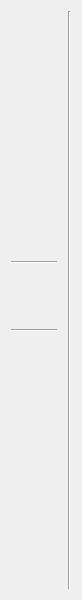
<?xml version="1.0" encoding="UTF-8"?>
<ui version="4.0">
 <class>Navbar_compact</class>
 <widget class="QWidget" name="Navbar_compact">
  <property name="geometry">
   <rect>
    <x>0</x>
    <y>0</y>
    <width>82</width>
    <height>600</height>
   </rect>
  </property>
  <property name="windowTitle">
   <string>Form</string>
  </property>
  <layout class="QHBoxLayout" name="horizontalLayout_2">
   <item>
    <layout class="QVBoxLayout" name="verticalLayout_2">
     <item>
      <spacer name="verticalSpacer">
       <property name="orientation">
        <enum>Qt::Vertical</enum>
       </property>
       <property name="sizeType">
        <enum>QSizePolicy::Maximum</enum>
       </property>
       <property name="sizeHint" stdset="0">
        <size>
         <width>20</width>
         <height>20</height>
        </size>
       </property>
      </spacer>
     </item>
     <item>
      <widget class="QPushButton" name="user">
       <property name="text">
        <string/>
       </property>
       <property name="icon">
        <iconset resource="../stylesheet.qrc">
         <normaloff>:/resourcen/icons/account.svg</normaloff>:/resourcen/icons/account.svg</iconset>
       </property>
       <property name="iconSize">
        <size>
         <width>28</width>
         <height>28</height>
        </size>
       </property>
       <property name="flat">
        <bool>true</bool>
       </property>
      </widget>
     </item>
     <item>
      <spacer name="verticalSpacer_2">
       <property name="orientation">
        <enum>Qt::Vertical</enum>
       </property>
       <property name="sizeType">
        <enum>QSizePolicy::Expanding</enum>
       </property>
       <property name="sizeHint" stdset="0">
        <size>
         <width>20</width>
         <height>40</height>
        </size>
       </property>
      </spacer>
     </item>
     <item>
      <layout class="QVBoxLayout" name="verticalLayout_3">
       <item>
        <widget class="QPushButton" name="dashboard">
         <property name="text">
          <string/>
         </property>
         <property name="icon">
          <iconset resource="../stylesheet.qrc">
           <normaloff>:/resourcen/icons/dashboard.svg</normaloff>:/resourcen/icons/dashboard.svg</iconset>
         </property>
         <property name="iconSize">
          <size>
           <width>28</width>
           <height>28</height>
          </size>
         </property>
         <property name="flat">
          <bool>true</bool>
         </property>
        </widget>
       </item>
       <item>
        <spacer name="verticalSpacer_5">
         <property name="orientation">
          <enum>Qt::Vertical</enum>
         </property>
         <property name="sizeType">
          <enum>QSizePolicy::Expanding</enum>
         </property>
         <property name="sizeHint" stdset="0">
          <size>
           <width>20</width>
           <height>10</height>
          </size>
         </property>
        </spacer>
       </item>
       <item>
        <widget class="Line" name="line_2">
         <property name="maximumSize">
          <size>
           <width>50</width>
           <height>16777215</height>
          </size>
         </property>
         <property name="orientation">
          <enum>Qt::Horizontal</enum>
         </property>
        </widget>
       </item>
       <item>
        <spacer name="verticalSpacer_3">
         <property name="orientation">
          <enum>Qt::Vertical</enum>
         </property>
         <property name="sizeType">
          <enum>QSizePolicy::Expanding</enum>
         </property>
         <property name="sizeHint" stdset="0">
          <size>
           <width>20</width>
           <height>10</height>
          </size>
         </property>
        </spacer>
       </item>
       <item>
        <widget class="QPushButton" name="timetracking">
         <property name="text">
          <string/>
         </property>
         <property name="icon">
          <iconset resource="../stylesheet.qrc">
           <normaloff>:/resourcen/icons/zeit.svg</normaloff>:/resourcen/icons/zeit.svg</iconset>
         </property>
         <property name="iconSize">
          <size>
           <width>28</width>
           <height>28</height>
          </size>
         </property>
         <property name="flat">
          <bool>true</bool>
         </property>
        </widget>
       </item>
       <item>
        <spacer name="verticalSpacer_4">
         <property name="orientation">
          <enum>Qt::Vertical</enum>
         </property>
         <property name="sizeType">
          <enum>QSizePolicy::Expanding</enum>
         </property>
         <property name="sizeHint" stdset="0">
          <size>
           <width>20</width>
           <height>10</height>
          </size>
         </property>
        </spacer>
       </item>
       <item>
        <widget class="Line" name="line_3">
         <property name="maximumSize">
          <size>
           <width>50</width>
           <height>16777215</height>
          </size>
         </property>
         <property name="orientation">
          <enum>Qt::Horizontal</enum>
         </property>
        </widget>
       </item>
       <item>
        <spacer name="verticalSpacer_6">
         <property name="orientation">
          <enum>Qt::Vertical</enum>
         </property>
         <property name="sizeHint" stdset="0">
          <size>
           <width>20</width>
           <height>10</height>
          </size>
         </property>
        </spacer>
       </item>
       <item>
        <widget class="QPushButton" name="request">
         <property name="text">
          <string/>
         </property>
         <property name="icon">
          <iconset resource="../stylesheet.qrc">
           <normaloff>:/resourcen/icons/antrag.svg</normaloff>:/resourcen/icons/antrag.svg</iconset>
         </property>
         <property name="iconSize">
          <size>
           <width>28</width>
           <height>28</height>
          </size>
         </property>
         <property name="flat">
          <bool>true</bool>
         </property>
        </widget>
       </item>
      </layout>
     </item>
     <item>
      <spacer name="verticalSpacer_7">
       <property name="orientation">
        <enum>Qt::Vertical</enum>
       </property>
       <property name="sizeHint" stdset="0">
        <size>
         <width>20</width>
         <height>40</height>
        </size>
       </property>
      </spacer>
     </item>
     <item>
      <widget class="QPushButton" name="settings">
       <property name="text">
        <string/>
       </property>
       <property name="icon">
        <iconset resource="../stylesheet.qrc">
         <normaloff>:/resourcen/icons/settings.svg</normaloff>:/resourcen/icons/settings.svg</iconset>
       </property>
       <property name="iconSize">
        <size>
         <width>28</width>
         <height>28</height>
        </size>
       </property>
       <property name="flat">
        <bool>true</bool>
       </property>
      </widget>
     </item>
     <item>
      <widget class="QPushButton" name="logout">
       <property name="text">
        <string/>
       </property>
       <property name="icon">
        <iconset resource="../stylesheet.qrc">
         <normaloff>:/resourcen/icons/logout.svg</normaloff>:/resourcen/icons/logout.svg</iconset>
       </property>
       <property name="iconSize">
        <size>
         <width>28</width>
         <height>28</height>
        </size>
       </property>
       <property name="flat">
        <bool>true</bool>
       </property>
      </widget>
     </item>
    </layout>
   </item>
   <item>
    <spacer name="horizontalSpacer">
     <property name="orientation">
      <enum>Qt::Horizontal</enum>
     </property>
     <property name="sizeType">
      <enum>QSizePolicy::Maximum</enum>
     </property>
     <property name="sizeHint" stdset="0">
      <size>
       <width>5</width>
       <height>20</height>
      </size>
     </property>
    </spacer>
   </item>
   <item>
    <widget class="Line" name="line">
     <property name="orientation">
      <enum>Qt::Vertical</enum>
     </property>
    </widget>
   </item>
  </layout>
 </widget>
 <resources>
  <include location="../stylesheet.qrc"/>
 </resources>
 <connections/>
</ui>
